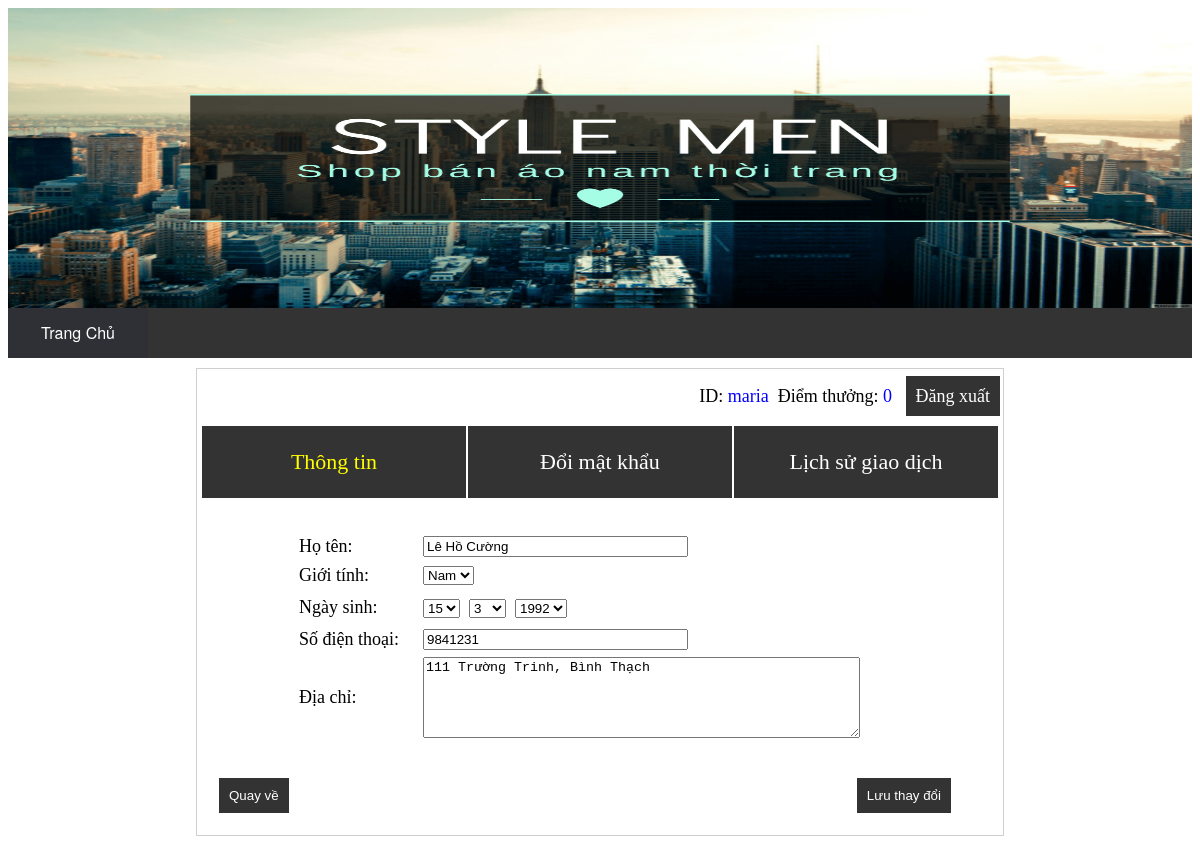
The app's page /ShopAoOnline/Files/ThongTin/XemThongTin.php (signed in) with its own data.
### tables this page shows
CREATE TABLE IF NOT EXISTS `thongtintk` (
  `MaTK` int(11) NOT NULL AUTO_INCREMENT,
  `HoTen` varchar(100) NOT NULL,
  `GioiTinh` int(11) NOT NULL,
  `NgaySinh` date NOT NULL,
  `Sdt` int(11) NOT NULL,
  `DiaChi` text NOT NULL,
  `MaTV` int(11) NOT NULL,
  PRIMARY KEY (`MaTK`),
  KEY `MaTV` (`MaTV`)
);

### ShopAoOnline/Files/ThongTin/XemThongTin.php (the view, shortened to what this page needs)
<!DOCTYPE html PUBLIC "-//W3C//DTD XHTML 1.0 Transitional//EN" "http://www.w3.org/TR/xhtml1/DTD/xhtml1-transitional.dtd">
<html xmlns="http://www.w3.org/1999/xhtml">
<head>
<link href="../../css/TrangChu.css" type="text/css" rel="stylesheet" rev="stylesheet" />
</head>
<body>
<?php
	$cnSQL = @mysql_connect($_SESSION["host"][0], "root", "");
	$ngay = "";
	$sdt = "";
	$diachi = "";
	$hoten = "";
	if($cnSQL){
		$result = sql($cnSQL, "quanlyshop", "Select * From thongtintk Where MaTV=".$_SESSION["InfoDB"][0]);
		if($result){
			if($rows=mysql_fetch_array($result)){
				$hoten = $rows[1];
				$ngay = explode('-', $rows[3]);
				$sdt = $rows[4];
				$diachi = $rows[5];
			}else{
				header("Location:http://".$_SESSION["host"][1]."/".$_SESSION["domain"]."/".$_SESSION["quayve"]);
			}
		}else{
			header("Location:http://".$_SESSION["host"][1]."/".$_SESSION["domain"]."/".$_SESSION["quayve"]);
		}
	}else{
		header("Location:http://".$_SESSION["host"][1]."/".$_SESSION["domain"]."/".$_SESSION["quayve"]);
	}
	function sql($cn, $db, $sql){
			return mysql_query($sql, $cn);
	}
?>
<form action="XemThongTin.php" method="post">
	<div id="wrapper">
    	<div id="banner">
        	<img src="../../Images Other/Style-Men.png" width="100%" height="300" />
        </div>
        <div id="nav">
        	<ul id="nav-menu">
            	<li><a href="TrangChu.php?reset=1&posx=0&offset=0&page=1">Trang Chủ</a></li>
            </ul>
      </div>
	<table id="tbl-info" width="800"align="center">
    	<tr height="50">
        	<td align="left">
            </td>
            <td align="right" >
            	<?php echo 'ID:&nbsp;<blink style="color:blue">'.$_SESSION["InfoDB"][1].'</blink>&nbsp; Điểm thưởng:&nbsp;<blink style="color:blue">'.$_SESSION["InfoDB"][4].'</blink>'; ?>&nbsp;&nbsp;
            	<a class="tbl-info-btn"  href="../../DangNhap.php">Đăng xuất</a>
            </td>
        </tr>
        <tr height="30">
        	<td colspan="2">
            	<table width="800" align="center">
                	<tr height="30" align="center">
                    	<td class="tbl-info-header" width="200">
                        	<p class="tbl-info-nav"><a href="XemThongTin.php" style="color:#FF0">Thông tin</a></p>
                        </td>
                        <td class="tbl-info-header" width="200">
                        	<p class="tbl-info-nav"><a href="DoiMatKhau.php">Đổi mật khẩu</a></p>
                        </td>
                        <td class="tbl-info-header" width="200">
                        	<p class="tbl-info-nav"><a href="LichSuGiaoDich.php">Lịch sử giao dịch</a></p>
                        </td>
                    </tr>
                </table>
            </td>
        </tr>
        <tr height="30"></tr>
        <tr height="20" bgcolor="#FFFFFF">
        	<td class="tbl-info-midle-left-td" width="120">Họ tên:</td>
            <td>
            	<input class="c2" name="txtHoTen" type="text" value="<?php echo $hoten; ?>" size="30" />
            </td>
        </tr>
        <tr height="30" bgcolor="#FFFFFF">
        	<td class="tbl-info-midle-left-td" width="120">Giới tính:</td>
            <td>
            	<select name="cmbGT">
                    <option value="1" selected>Nam</option>
                </select>
            </td>
        </tr>
        <tr height="30" bgcolor="#FFFFFF">
        	<td class="tbl-info-midle-left-td" width="120">Ngày sinh:</td>
            <td>
            	<select name="cmbNgay" >
                	<?php
						for($i=1;$i<32;$i++){
							if($ngay[2]==$i)
								echo '<option value="'.$i.'" selected>'.$i.'</option>';
							else
								echo '<option value="'.$i.'">'.$i.'</option>';
						}
					?>
                </select>&nbsp;
                <select name="cmbThang" >
                	<?php
						for($i=1;$i<13;$i++){
							if($ngay[1]==$i)
								echo '<option value="'.$i.'" selected>'.$i.'</option>';
							else
								echo '<option value="'.$i.'">'.$i.'</option>';
						}
					?>
                </select>&nbsp;
                <select name="cmbNam" >
                	<?php
						for($i=1975;$i<2025;$i++){
							if($ngay[0]==$i)
								echo '<option value="'.$i.'" selected>'.$i.'</option>';
							else
								echo '<option value="'.$i.'">'.$i.'</option>';
						}
					?>
                </select>
            </td>
        </tr>
        <tr height="30" bgcolor="#FFFFFF">
        	<td class="tbl-info-midle-left-td" width="120" >Số điện thoại:</td>
            <td>
            	<input name="txtDT" type="text" value="<?php echo $sdt; ?>" size="30" />
            </td>
        </tr>
        <tr height="30" bgcolor="#FFFFFF">
        	<td class="tbl-info-midle-left-td" width="120" >Địa chỉ:</td>
            <td>
            	<textarea name="txtDC" cols="52" rows="5"><?php echo $diachi; ?></textarea>
            </td>
        </tr>
        <tr height="30"></tr>
        <tr bgcolor="#FFFFFF" align="center">
        	<td colspan="2">
            </td>
        </tr>
        <tr height="30">
        	<td id="tbl-info-footer-left" width="120">
                <input class="tbl-info-btn" name="btnQV" type="submit" value="Quay về" />
            </td>
            <td id="tbl-info-footer-right" align="right">
            	<input class="tbl-info-btn" name="btnLuu" type="submit" value="Lưu thay đổi" />
            </td>
        </tr>
    </table>
</form>
</body>
</html>

### ShopAoOnline/css/TrangChu.css (style rules this page uses)
#wrapper { width:100%; margin:0px auto 0px auto; }
#banner { height:300px; }
#nav { background-color:#333; height:50px; }
ul { list-style-type:none; margin:0; padding:0; position: absolute; }
li { display:inline-block; float: left; margin-right: 1px; }
li a { display:block; min-width:140px; height: 50px; text-align: center; line-height: 50px; font-family: "Helvetica Neue", Helvetica, Arial, sans-serif; color: #fff; background: #2f3036; text-decoration: none; }
#tbl-info { border:1px #CFCFCF solid; font-family:"Times New Roman", Times, serif; font-size:18px; margin-top:10px; }
.tbl-info-header { background-color:#333; color:#FFF; font-size:22px; }
.tbl-info-nav a { color:#FFF; }
a:link { color:#FFF; }
a { text-decoration:none; }
.tbl-info-midle-left-td { padding-left:100px; }
#tbl-info-footer-left { color:#FFF; font-size:20px; padding-left:20px; padding-bottom:20px; }
#tbl-info-footer-right { color:#FFF; font-size:20px; padding-right:50px; padding-bottom:20px; }
.tbl-info-btn { border:0px; background-color:#333; color:#FFF; padding:10px 10px 10px 10px; }

### records on screen
thongtintk: txtHoTen "Lê Hồ Cường", cmbNgay "15", cmbThang "3", cmbNam "1992", txtDT "9841231", txtDC "111 Trường Trinh, Bình Thạch"

### other values on screen
$_SESSION["InfoDB"][1] "maria"
$_SESSION["InfoDB"][4] "0"
